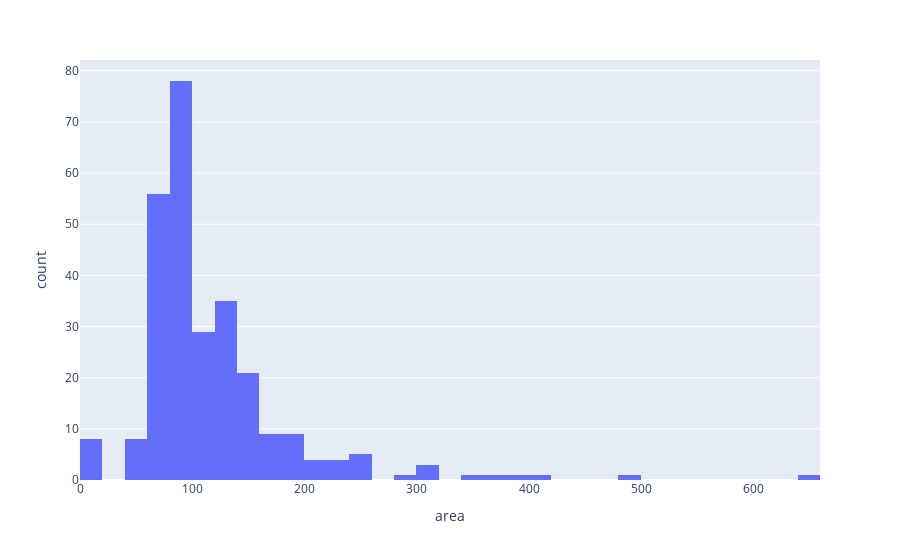

Here is the notebook cell this chart was saved with:
### Code cell
px.histogram(propsdf, x='area', nbins=50)

### Figure 1 — Plotly figure (JSON) as saved in the notebook; plotly's stock layout.template omitted (floating-point values rounded to 4 significant figures; data arrays with more than 128 entries replaced by an {"elided": "..."} marker saying what was removed)
{"data": [{"alignmentgroup": "True", "bingroup": "x", "hovertemplate": "area=%{x}<br>count=%{y}<extra></extra>", "legendgroup": "", "marker": {"color": "#636efa", "pattern": {"shape": ""}}, "name": "", "nbinsx": 50, "offsetgroup": "", "orientation": "v", "showlegend": false, "type": "histogram", "x": {"elided": "276 int values"}, "xaxis": "x", "yaxis": "y"}], "layout": {"barmode": "relative", "legend": {"tracegroupgap": 0}, "margin": {"t": 60}, "xaxis": {"anchor": "y", "domain": [0, 1], "title": {"text": "area"}}, "yaxis": {"anchor": "x", "domain": [0, 1], "title": {"text": "count"}}}}
